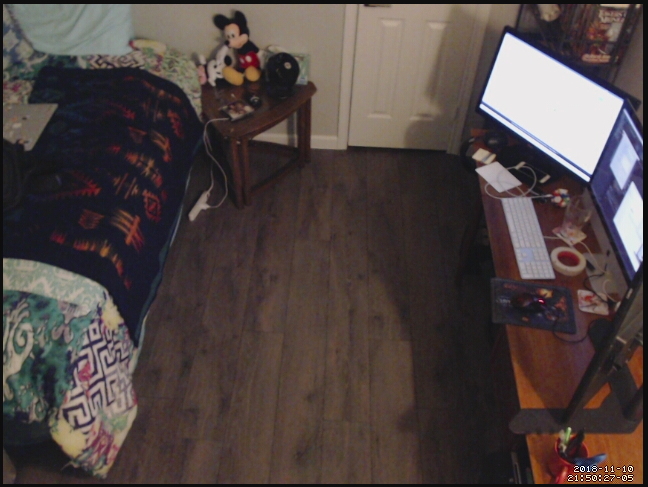
#> input picture blank_slate.png, 648 x 487 px
$ python contour_detection.py   (older library calls are emulated)
#> lines starting #> are read from the running program, lines starting #| are printed output that depends on the picture; after the words box and inside, x2 and y2 are one past the last pixel; in counts of white or black regions, pixels touching at a corner belong together
# import the necessary packages
# import imutils
from skimage import exposure
#import exposure
import numpy as np
import argparse
import cv2


# load the query image, compute the ratio of the old height
# to the new height, clone it, and resize it
image = cv2.imread('blank_slate.png')
#> image is the input picture: shape (487, 648, 3); mean B, G, R 66.9, 69.1, 80.3
ratio = image.shape[0] / 300.0
#> ratio = 1.62
orig = image.copy()
# image = imutils.resize(image, height=300)

# convert the image to grayscale, blur it, and find edges
# in the image
gray = cv2.cvtColor(image, cv2.COLOR_BGR2GRAY)
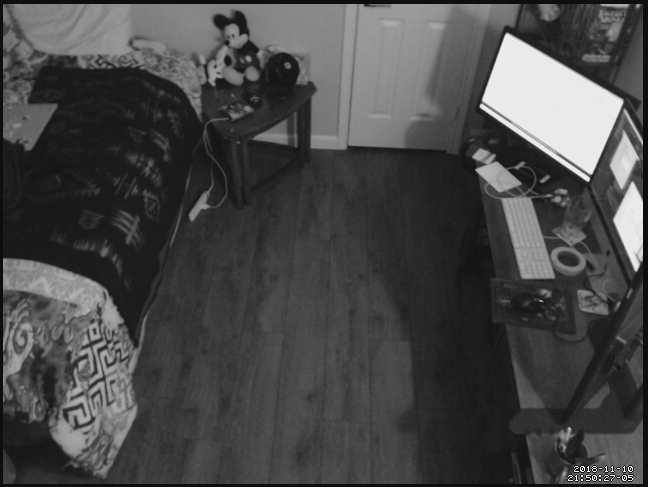
#> gray: shape (487, 648); min 2, max 254, mean 72.2
gray = cv2.bilateralFilter(gray, 11, 17, 17)
edged = cv2.Canny(gray, 30, 200)
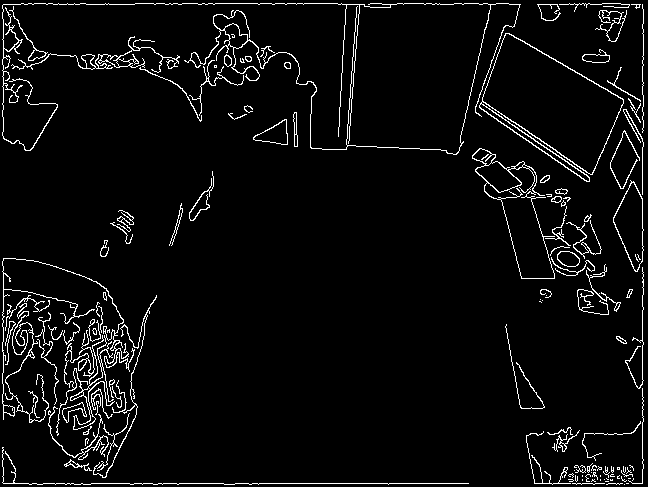
#> edged: shape (487, 648); 4.6% white in thin lines or dots

# find contours in the edged image, keep only the largest
# ones, and initialize our screen contour
cnts = cv2.findContours(edged.copy(), cv2.RETR_EXTERNAL, cv2.CHAIN_APPROX_SIMPLE)
#> cnts = 124 contours, 78 with area under 20; largest, box (x1, y1, x2, y2) and area: (479, 33, 624, 182) 11008, (472, 148, 555, 279) 4464, (613, 180, 644, 272) 1637, (2, 258, 135, 436) 685, (2, 3, 521, 155) 656
# cnts = cnts[0] if imutils.is_cv2() else cnts[1]
cnts = cnts[1]
#> cnts = 124 rows, first 6: [1, -1, -1, -1], [2, 0, -1, -1], [3, 1, -1, -1], [4, 2, -1, -1], [5, 3, -1, -1], [6, 4, -1, -1]
#> (the run stopped early here; a loop or call above may not have finished)

$ run again, with checker1.png copied over blank_slate.png
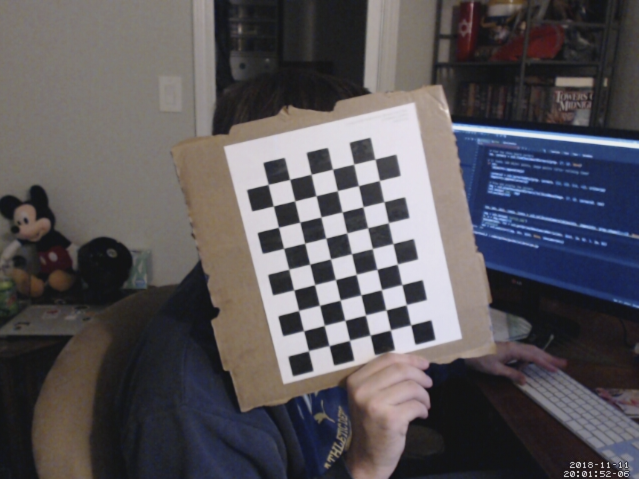
#> input picture checker1.png, 1278 x 958 px (shown at 1/2 size)
#> image is the input picture: shape (958, 1278, 3); mean B, G, R 88.8, 84.6, 88
#> `gray = cv2.cvtColor(image, cv2.COLOR_BGR2GRAY)`:
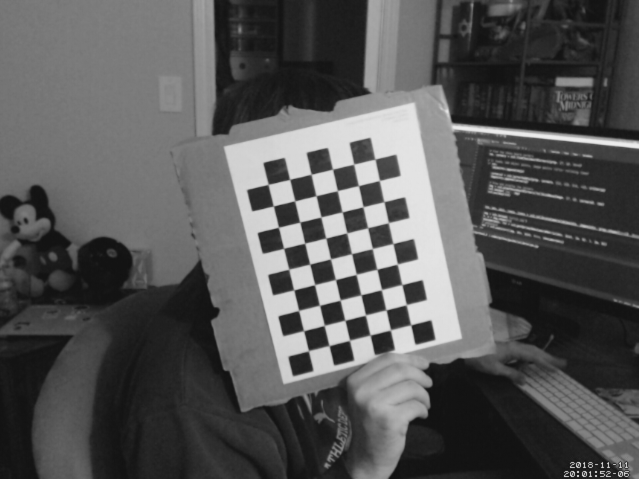
#> gray: shape (958, 1278) (shown at 1/2 size); min 2, max 253, mean 86.1
#> `edged = cv2.Canny(gray, 30, 200)`:
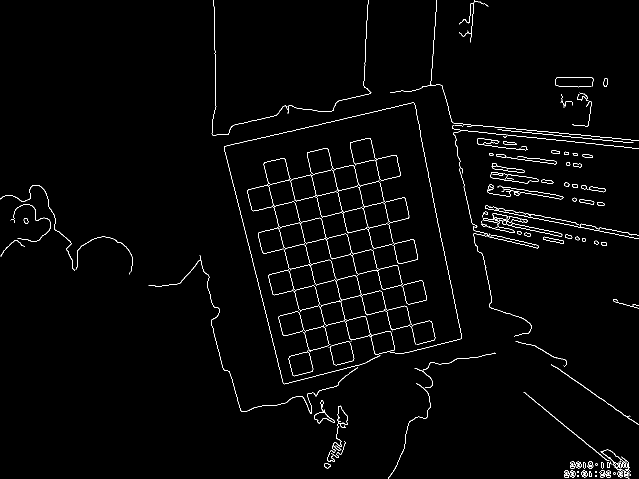
#> edged: shape (958, 1278) (shown at 1/2 size); 1.6% white in thin lines or dots
#> `cnts = cv2.findContours(edged.copy(), cv2.RETR_EXTERNAL, cv2.CHAIN_APP..`: cnts = 189 contours, 121 with area under 20; largest, box (x1, y1, x2, y2) and area: (494, 368, 806, 579) 5698, (700, 276, 801, 361) 3761, (785, 478, 836, 528) 1720, (577, 701, 627, 753) 1702, (609, 653, 661, 701) 1688
#> `cnts = cnts[1]`: cnts = 189 rows, first 6: [1, -1, -1, -1], [2, 0, -1, -1], [3, 1, -1, -1], [4, 2, -1, -1], [5, 3, -1, -1], [6, 4, -1, -1]
